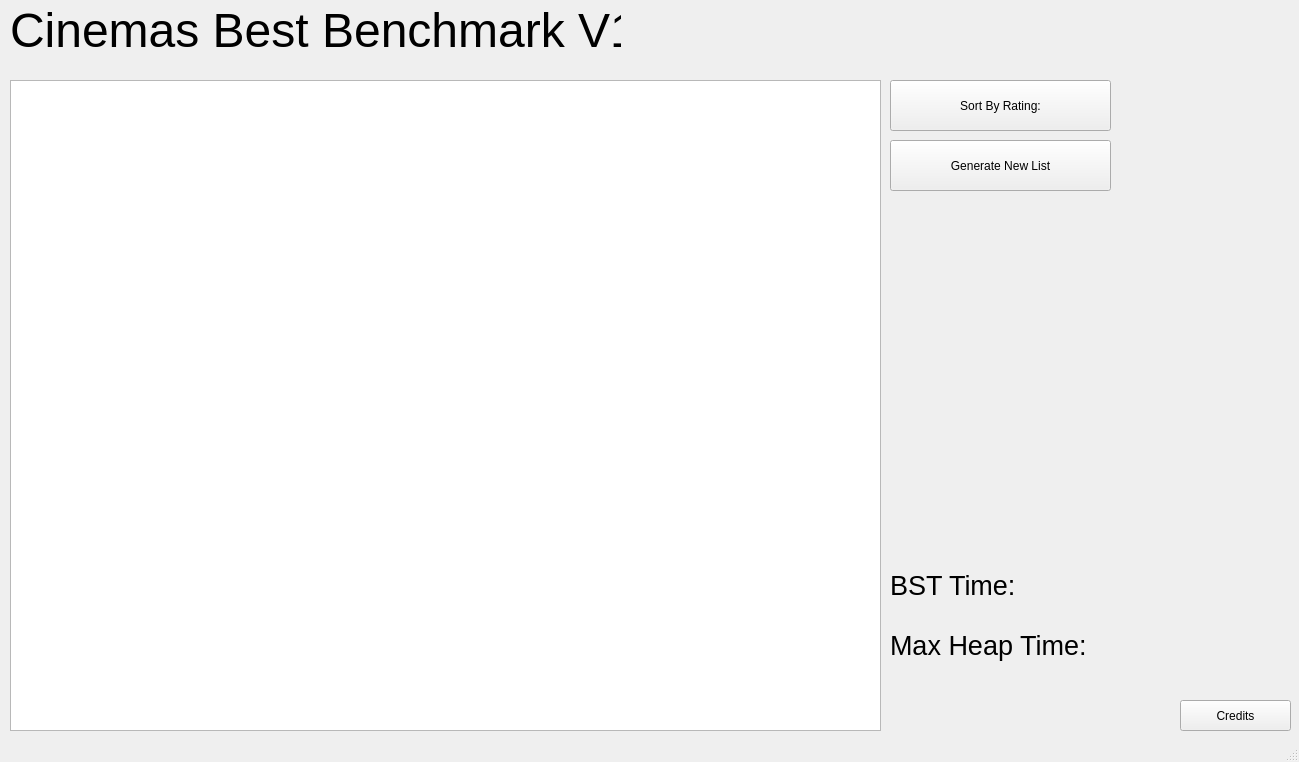
<?xml version="1.0" encoding="UTF-8"?>
<ui version="4.0">
 <class>MainWindow</class>
 <widget class="QMainWindow" name="MainWindow">
  <property name="geometry">
   <rect>
    <x>0</x>
    <y>0</y>
    <width>1299</width>
    <height>762</height>
   </rect>
  </property>
  <property name="windowTitle">
   <string>Cinemas Best Benchmark</string>
  </property>
  <widget class="QWidget" name="centralwidget">
   <widget class="QPushButton" name="SortButton">
    <property name="geometry">
     <rect>
      <x>890</x>
      <y>80</y>
      <width>221</width>
      <height>51</height>
     </rect>
    </property>
    <property name="autoFillBackground">
     <bool>false</bool>
    </property>
    <property name="text">
     <string>Sort By Rating:</string>
    </property>
    <property name="autoRepeat">
     <bool>false</bool>
    </property>
   </widget>
   <widget class="QLabel" name="HeadingLabel">
    <property name="geometry">
     <rect>
      <x>10</x>
      <y>0</y>
      <width>611</width>
      <height>61</height>
     </rect>
    </property>
    <property name="font">
     <font>
      <pointsize>36</pointsize>
     </font>
    </property>
    <property name="text">
     <string>Cinemas Best Benchmark V1</string>
    </property>
   </widget>
   <widget class="QPushButton" name="GenerateButton">
    <property name="geometry">
     <rect>
      <x>890</x>
      <y>140</y>
      <width>221</width>
      <height>51</height>
     </rect>
    </property>
    <property name="autoFillBackground">
     <bool>false</bool>
    </property>
    <property name="text">
     <string>Generate New List</string>
    </property>
    <property name="autoRepeat">
     <bool>false</bool>
    </property>
   </widget>
   <widget class="QPushButton" name="Credits">
    <property name="geometry">
     <rect>
      <x>1180</x>
      <y>700</y>
      <width>111</width>
      <height>31</height>
     </rect>
    </property>
    <property name="autoFillBackground">
     <bool>false</bool>
    </property>
    <property name="text">
     <string>Credits</string>
    </property>
    <property name="autoRepeat">
     <bool>false</bool>
    </property>
   </widget>
   <widget class="QLabel" name="BSTTimeLabel">
    <property name="geometry">
     <rect>
      <x>890</x>
      <y>560</y>
      <width>401</width>
      <height>51</height>
     </rect>
    </property>
    <property name="font">
     <font>
      <pointsize>20</pointsize>
     </font>
    </property>
    <property name="text">
     <string>BST Time:</string>
    </property>
   </widget>
   <widget class="QLabel" name="MaxHeapTimeLabel">
    <property name="geometry">
     <rect>
      <x>890</x>
      <y>620</y>
      <width>401</width>
      <height>51</height>
     </rect>
    </property>
    <property name="font">
     <font>
      <pointsize>20</pointsize>
     </font>
    </property>
    <property name="text">
     <string>Max Heap Time:</string>
    </property>
   </widget>
   <widget class="QTableWidget" name="tableWidget">
    <property name="geometry">
     <rect>
      <x>10</x>
      <y>80</y>
      <width>871</width>
      <height>651</height>
     </rect>
    </property>
   </widget>
   <zorder>tableWidget</zorder>
   <zorder>SortButton</zorder>
   <zorder>HeadingLabel</zorder>
   <zorder>GenerateButton</zorder>
   <zorder>Credits</zorder>
   <zorder>BSTTimeLabel</zorder>
   <zorder>MaxHeapTimeLabel</zorder>
  </widget>
  <widget class="QStatusBar" name="statusbar"/>
 </widget>
 <resources/>
 <connections/>
</ui>
